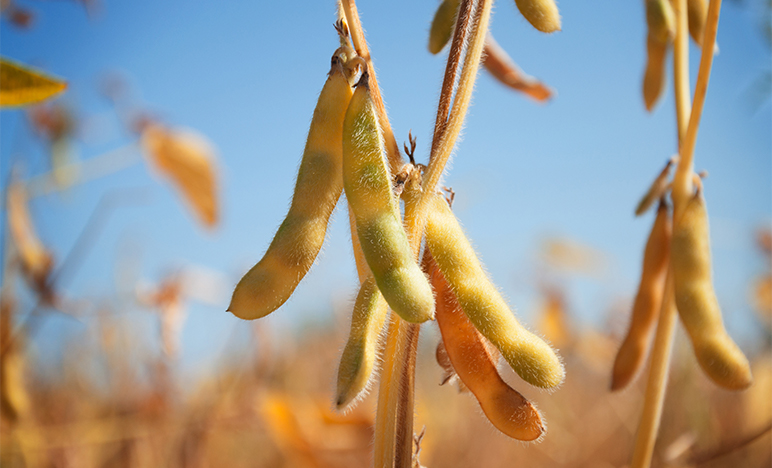
#> input picture soy.jpg, 772 x 468 px
$ jupyter execute --allow-errors 'data visualiation_soybeans.ipynb'
#> lines starting #> are read from the running program, lines starting #| are printed output that depends on the picture
[cell 1]
import pandas as pd
import numpy as np

from PIL import Image, ImageFilter   # ImageFilter for using filter() function

import matplotlib.pyplot as plt

import plotly.express as px
import plotly.graph_objects as go
from plotly.subplots import make_subplots

[cell 2]
# Opening the image
# (R prefixed to string in order to deal with '\' in paths)
image = Image.open("soy.jpg")
#> image is the input picture: PIL image 772x468 RGB; mean R, G, B 158.9, 153.5, 142.5
image1= Image.open('rice.jpg')
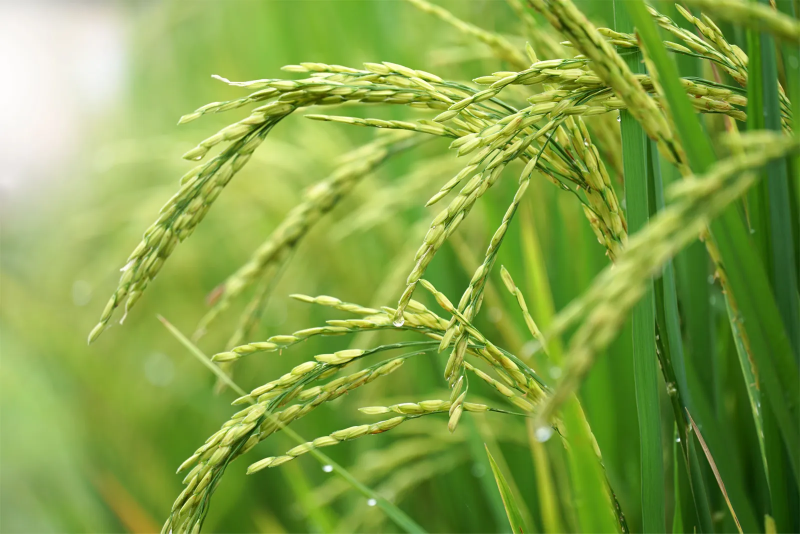
#> input picture rice.jpg, 1600 x 1067 px (shown at 1/2 size)
#> image1 is the input picture: PIL image 1600x1067 RGB; mean R, G, B 131.3, 162.2, 69.7

# Blurring image by sending the ImageFilter.
# GaussianBlur predefined kernel argument /adjust radius value to change the blurness
image = image.filter(ImageFilter.GaussianBlur(radius=0))
image1 = image1.filter(ImageFilter.GaussianBlur(radius=5))
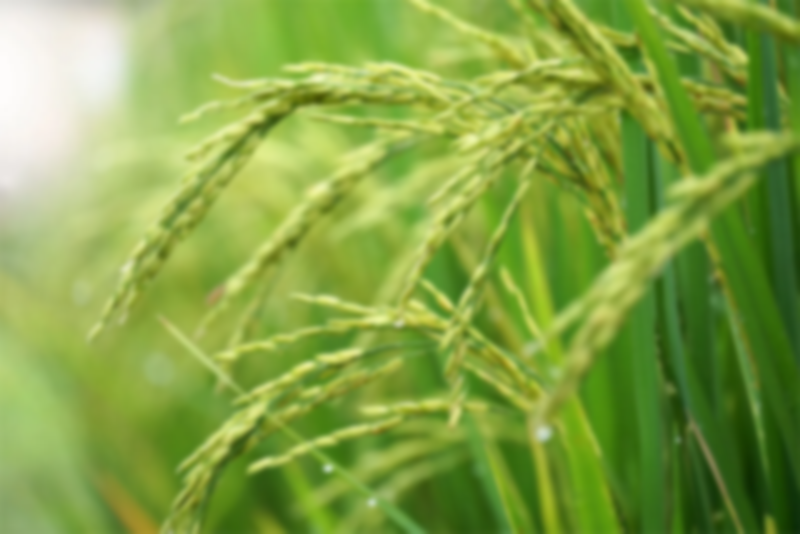
#> image1: PIL image 1600x1067 RGB (shown at 1/2 size); mean R, G, B 131.3, 162.2, 69.7

image.save('output1.png')
image1.save('output2.png')

# Displaying the image
image.show()  # not working in colab
# image  or # display(image)  # both working
